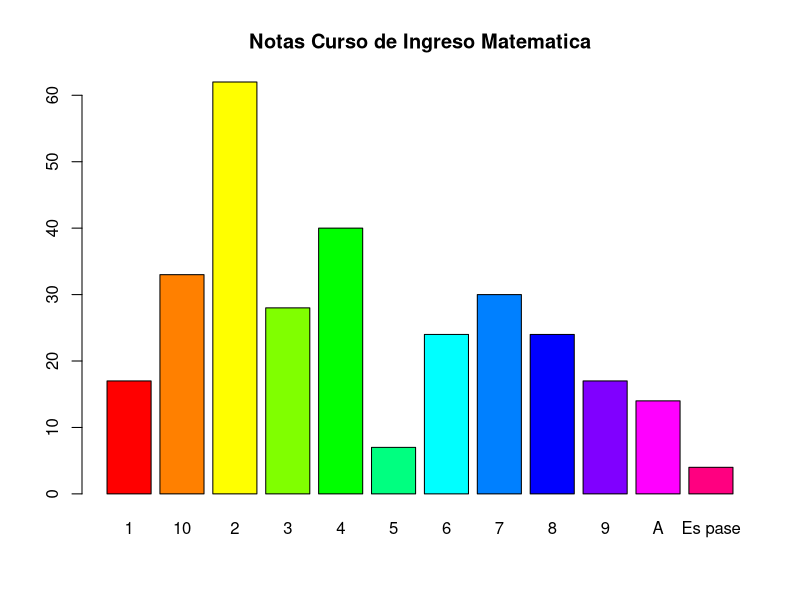
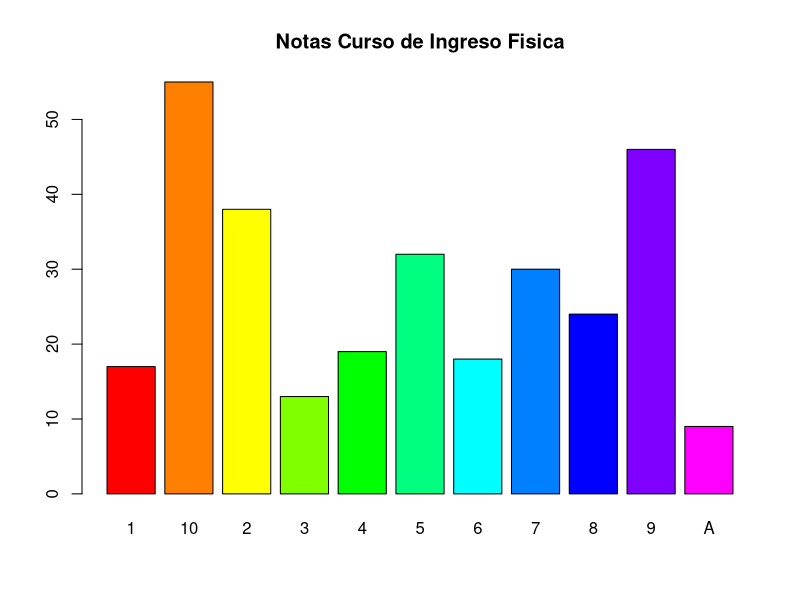
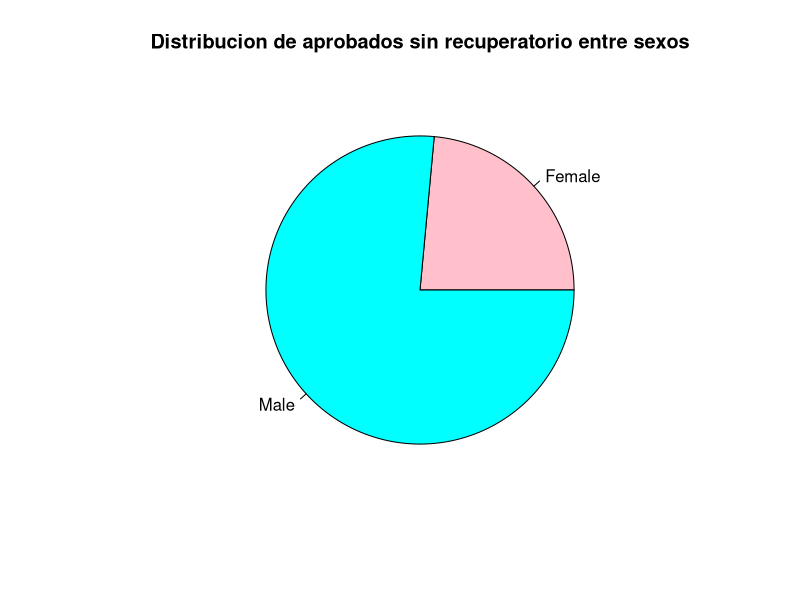

R code for these plots, in order:
library(readxl)
library(dplyr)
library(tidyr)

changeErrors <- function(str, tokenArray, fixedArray, booleanFixed = FALSE){
  newArray <- sapply(tokenArray, grepl, str, ignore.case = TRUE, fixed = booleanFixed)
  index <- which(newArray == TRUE)[1]
  if(!is.na(index)){
    fixedArray[index]
  }else{
    str
  }
}

entry19 <- read_excel("INGRESO 2019-ANON.xlsx")
entry18 <- read_excel("INGRESO 2018-ANON.xlsx")
entry19 <- entry19[,-19] # aportaba demasiado poco dato la columna de status ingenieria
entry19<- entry19[,-1]
entry19<- entry19[,-1]
entry19 <- select(entry19, -Tipo.de..Beneficio)
entry19<- select(entry19,-Porcentaje..Otorgado)
entry18<-entry18[,-1]
entry18<-entry18[,-1]
entry18 <- select(entry18, -Tipo.de..Beneficio)

colnames(entry19) <- c("Names", "Sex","Carreer","Cohort", "Entry", "CMATH","RMATH", "CPHYS", "RPHYS","MEAN", "REQBENEFIT","OBT.SCHOLARSHIP", "SCHOOLMEAN","STATUS","SCHOOL")
colnames(entry18) <- c("Names", "Sex","Carreer","Cohort", "Entry", "CMATH","RMATH", "CPHYS", "RPHYS","MEAN", "REQBENEFIT","OBT.SCHOLARSHIP", "SCHOOLMEAN","STATUS","SCHOOL")

entry<- rbind(entry18,entry19)


wrong <- c("NO","BAJA","OBTIENE" ,"BFI N/A","Si","N/A","MO","falta")
correct <- c("NO","NO","SI","SI","SI","NO","NO",NA)
entry$OBT.SCHOLARSHIP <- sapply(entry$OBT.SCHOLARSHIP, changeErrors, wrong, correct)
entry$OBT.SCHOLARSHIP[which(is.na(entry$OBT.SCHOLARSHIP))] <-"NO"


wrong <-c("Cuatrimestral","Febrero", "Octubre", "Septiembre","Agosto","Directo","Diciembre")
correct<-c("Cuatrimestral","Febrero","Octubre","Septiembre","Agosto","Directo","Diciembre" )
entry$Entry <- sapply(entry$Entry,changeErrors,wrong,correct)

wrong<- c("NA","N/A", "-","x","AUS","AUSENTE","ausente","Es pase","Desaprobado","2","5","6","7","8","9")
correct <- c(NA,NA,NA,NA,"A","A","A","Es pase","2","2","5","6","7","8","9")
entry$CMATH <- sapply(entry$CMATH,changeErrors,wrong,correct)
entry$RMATH <- sapply(entry$RMATH,changeErrors,wrong,correct)
entry$CPHYS <- sapply(entry$CPHYS,changeErrors,wrong,correct)
entry$RPHYS <- sapply(entry$RPHYS,changeErrors,wrong,correct) 

wrong <- c("NO","BAJA","OBTIENE" ,"BFI N/A","Si")
correct <- c("NO","NO","SI","SI","SI")
entry$OBT.SCHOLARSHIP <- sapply(entry$OBT.SCHOLARSHIP, changeErrors, wrong, correct)

wrong <- c("Antonio Berni", "Bede","Cardenal Pironio", "Colegio del Pilar","E.E.S.T. N°2","Goethe", "Lincoln","Lasalle", "Los Robles", "Michael Ham","Northfield School
","Northlands","Oakhill","Pilgrims","San Felipe","San Jose","Santa Ines","Santa Maria","Sworn","Sowrn","St. Catherine's Moorlands","St. George´s","St. John's","St. Mary of the Hills","St. Matthew's College","Verbo Divino","Wellspring")

correct <- c("Antonio Berni", "Bede's Grammar School", "Cardenal Pironio", "Colegio Del Pilar","E.E.S.T N°2","Goethe","Lincoln","Lasalle","Los Robles","Michael Ham","Northfield School
","Northlands","Oakhill","Pilgrims","San Felipe","San Jose","Santa Ines","Santa Maria","Sworn","Sworn", "Moorlands","St. George´s","St. John's","St. Mary of the Hills","St. Matthew's College","Verbo Divino","Wellspring")

entry$SCHOOL <- sapply(entry$SCHOOL, changeErrors, wrong, correct)

barplot(table(entry$CMATH),main= "Notas Curso de Ingreso Matematica", col = rainbow(12))
barplot(table(entry$CPHYS),main= "Notas Curso de Ingreso Fisica", col = rainbow(12))

approvedMath <- which(entry$CMATH > "3")
approvedPhys <- which(entry$CPHYS >"3")
approved <- intersect(approvedMath,approvedPhys)

approvedRows <- entry[approved,]

pie(table(approvedRows$Sex),labels = c("Female","Male"),main = "Distribucion de aprobados sin recuperatorio entre sexos",col = c("pink","cyan"))




#pie()#preguntar bauti sobre como hacer piechart que compare los que aprobaron todas con los que no

save(entry,file = "entry.Rdata")


